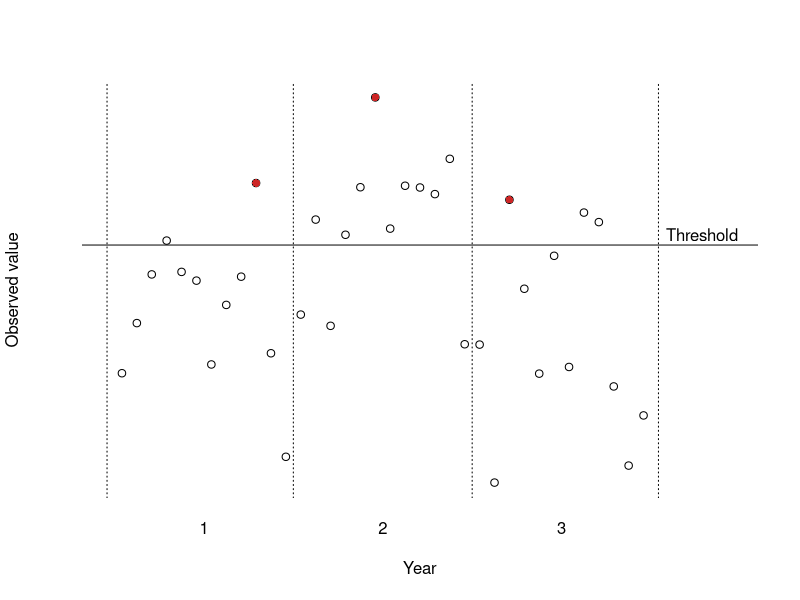
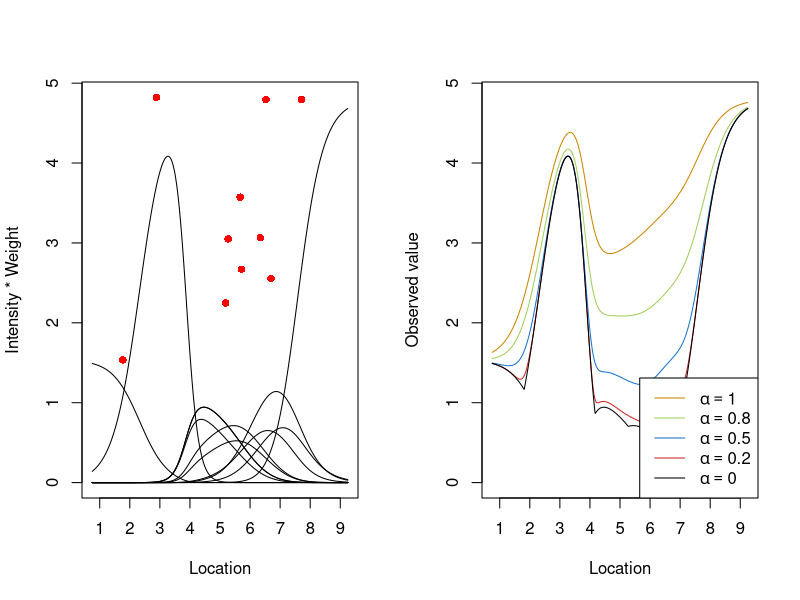
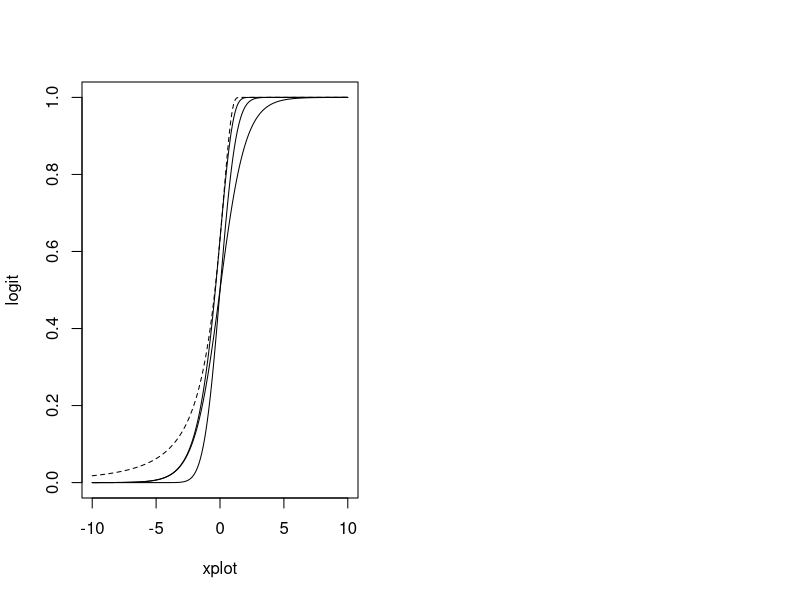
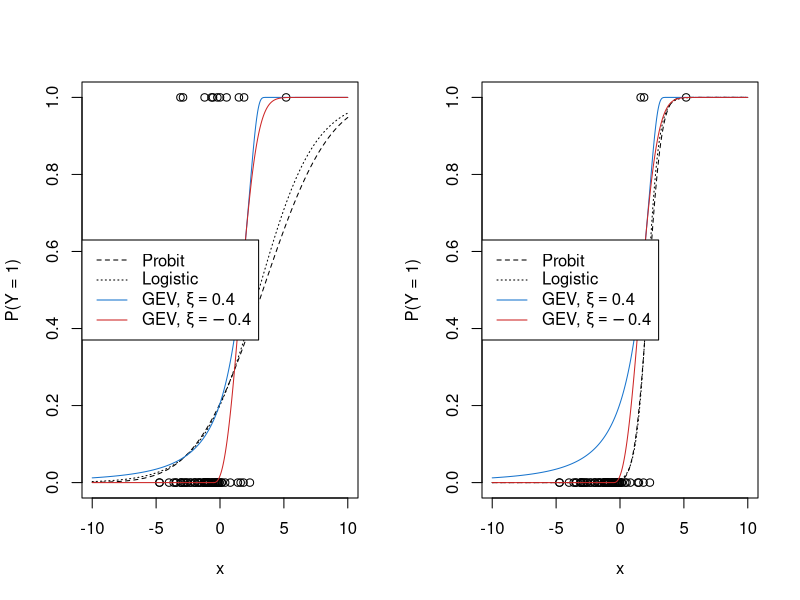

The R script that drew these images, in order:
rm(list=ls())
set.seed(200)
months <- seq(1:36)
month1 <- rnorm(12, 0.5, 0.5) - (months[1:12] - 6.5)^2 / 50
month2 <- rnorm(12, 1, 0.3) - (months[1:12] - 6.5)^2 / 50
month3 <- rnorm(12, 0.5, 0.5) - (months[1:12] - 6.5)^2 / 50

plot(months, c(month1, month2, month3), ylab="Observed value", xlab="Year",
     axes=F, xlim=c(0, 42))
axis(1, at=c(6.5, 18.5, 30.5), labels=c(1, 2, 3), lwd=0)
points(months[c(10, 18, 27)], c(month1[10], month2[6], month3[3]), pch=16,
       col="firebrick3")
abline(v=c(0, 12.5, 24.5, 37), lty=3)
abline(h=0.63)
text(x=37.5, y=0.65, adj=c(0, 0), labels="Threshold")

set.seed(200)
knots <- runif(10, 1, 9)
xplot <- seq(0.75, 9.25, 0.01)
rho <- 0.5
weight <- matrix(0, nrow=length(knots), ncol=length(xplot))
for (i in 1:length(knots)) {
  weight[i, ] <- exp(-0.5 * (xplot - knots[i])^2 / rho)
}
sumweight <- apply(weight, 2, sum)
for(j in 1:length(xplot)) {
  weight[, j] <- weight[, j] / sumweight[j]
}

intensity <- rgamma(length(knots), 10, 3)
intensity.weight <- matrix(0, nrow=length(knots), ncol=length(xplot))
for (k in 1:length(knots)) {
  intensity.weight[k, ] <- intensity[k] * weight[k, ]
}


value.0.0 <- value.0.2 <- value.0.5 <- value.0.8 <- value.1 <- rep(0, length(xplot))

alpha <- 0.5
for (i in 1:length(xplot)) {
  value.0.5[i] <- (sum((intensity * weight[, i])^(1 / alpha)))^alpha
}

alpha <- 0.8
for (i in 1:length(xplot)) {
  value.0.8[i] <- (sum((intensity * weight[, i])^(1 / alpha)))^alpha
}

alpha <- 0.2
for (i in 1:length(xplot)) {
  value.0.2[i] <- (sum((intensity * weight[, i])^(1 / alpha)))^alpha
}

alpha <- 0
for (i in 1:length(xplot)) {
  value.0.0[i] <- max(intensity * weight[, i])
}

alpha <- 1
for (i in 1:length(xplot)) {
  value.1[i] <-sum((intensity * weight[, i]))
}

quartz(width=12, height=6)
par(mfrow=c(1, 2))
range <- range(intensity.weight, intensity)
plot(xplot, intensity[1] * weight[1, ], type="l", ylim=range,
    ylab="Intensity * Weight", xlab="Location", xaxt="n")
axis(1, at=c(1:9))
for (k in 1:length(knots)) {
  lines(xplot, intensity[k] * weight[k, ])
}
points(knots, intensity, pch=16, col="red")

plot(xplot, value.0.2, type="l", ylim=range,
     xaxt="n", xlab="Location", ylab="Observed value", col="firebrick3")
lines(xplot, value.0.5, col="dodgerblue3")
lines(xplot, value.0.8, col="darkolivegreen3")
lines(xplot, value.0.0, col="black")
lines(xplot, value.1, col="orange3")
axis(1, at=c(1:9))
legend5 <- as.expression(bquote(alpha==0.0))
legend4 <- as.expression(bquote(alpha==0.2))
legend3 <- as.expression(bquote(alpha==0.5))
legend2 <- as.expression(bquote(alpha==0.8))
legend1 <- as.expression(bquote(alpha==1.0))
legend("bottomright", legend=c(legend1, legend2, legend3, legend4, legend5), lty=1,
       col=c("orange3", "darkolivegreen3", "dodgerblue3", "firebrick3", "black"))


# link functions
rm(list=ls())
library(evd)
set.seed(200)
x <- rnorm(70, -1, 2)
xplot <- seq(-10, 10, 0.01)
logit <- exp(xplot) / (1 + exp(xplot))
probit <- pnorm(xplot)
cloglog <- 1 - exp(-exp(xplot))
xi <- 0.4
gev <- 1 - pgev(-xplot, shape=xi)
plot(xplot, logit, type="l")
lines(xplot, probit)
lines(xplot, cloglog)
lines(xplot, gev, lty=2)

exceed <- 2
y.norm <- x + rnorm(length(x), 0, 1)
y.bin.norm <- (y.norm > exceed)

y.gev <- x + rgev(length(x), 0, 1, xi)
y.bin.gev <- (y.gev > exceed)

y.gev.2 <- x + rgev(length(x), 0, 1, -xi)
y.bin.gev.2 <- (y.gev.2 > exceed)

probit.1 <- glm(y.bin.gev ~ x, family=binomial(link="probit"))
probit.1.int <- probit.1$coef[1]
probit.1.slope <- probit.1$coef[2]
probit.1.xbeta <- probit.1.int + probit.1.slope * xplot
logit.1 <- glm(y.bin.gev ~ x, family=binomial)
logit.1.int <- logit.1$coef[1]
logit.1.slope <- logit.1$coef[2]
logit.1.xbeta <- logit.1.int + logit.1.slope * xplot

probit.2 <- glm(y.bin.gev.2 ~ x, family=binomial(link="probit"))
probit.2.int <- probit.2$coef[1]
probit.2.slope <- probit.2$coef[2]
probit.2.xbeta <- probit.2.int + probit.2.slope * xplot
logit.2 <- glm(y.bin.gev.2 ~ x, family=binomial)
logit.2.int <- logit.2$coef[1]
logit.2.slope <- logit.2$coef[2]
logit.2.xbeta <- logit.2.int + logit.2.slope * xplot

yplot.prob.1 <- pnorm(probit.1.xbeta)
yplot.logit.1 <- exp(logit.1.xbeta) / (1 + exp(logit.1.xbeta))
yplot.prob.2 <- pnorm(probit.2.xbeta)
yplot.logit.2 <- exp(logit.2.xbeta) / (1 + exp(logit.2.xbeta))
yplot.gev <- 1 - pgev(exceed - xplot, 0, 1, xi)
yplot.cloglog <- 1 - exp(-exp(-(exceed - xplot)))
yplot.gev.2 <- 1 - pgev(exceed - xplot, 0, 1, -xi)

quartz(width=11, height=5.5)
par(mfrow=c(1, 2))
plot(x, y.bin.gev, ylab="P(Y = 1)", xlab="x", xlim=c(-10, 10))
lines(xplot, yplot.prob.1, lty=2)
lines(xplot, yplot.logit.1, lty=3)
lines(xplot, yplot.gev, lty=1, col="dodgerblue3")
lines(xplot, yplot.gev.2, lty=1, col="firebrick3")
legend3 <- as.expression(bquote(paste("GEV, ", xi==0.4)))
legend4 <- as.expression(bquote(paste("GEV, ", xi==-0.4)))
legend("left", legend=c("Probit", "Logistic", legend3, legend4),
       lty=c(2, 3, 1, 1), col=c("black", "black", "dodgerblue3", "firebrick3"))

plot(x, y.bin.gev.2, ylab="P(Y = 1)", xlab="x", xlim=c(-10, 10))
lines(xplot, yplot.prob.2, lty=2)
lines(xplot, yplot.logit.2, lty=3)
lines(xplot, yplot.gev, lty=1, col="dodgerblue3")
lines(xplot, yplot.gev.2, lty=1, col="firebrick3")
legend3 <- as.expression(bquote(paste("GEV, ", xi==0.4)))
legend4 <- as.expression(bquote(paste("GEV, ", xi==-0.4)))
legend("left", legend=c("Probit", "Logistic", legend3, legend4),
       lty=c(2, 3, 1, 1), col=c("black", "black", "dodgerblue3", "firebrick3"))
